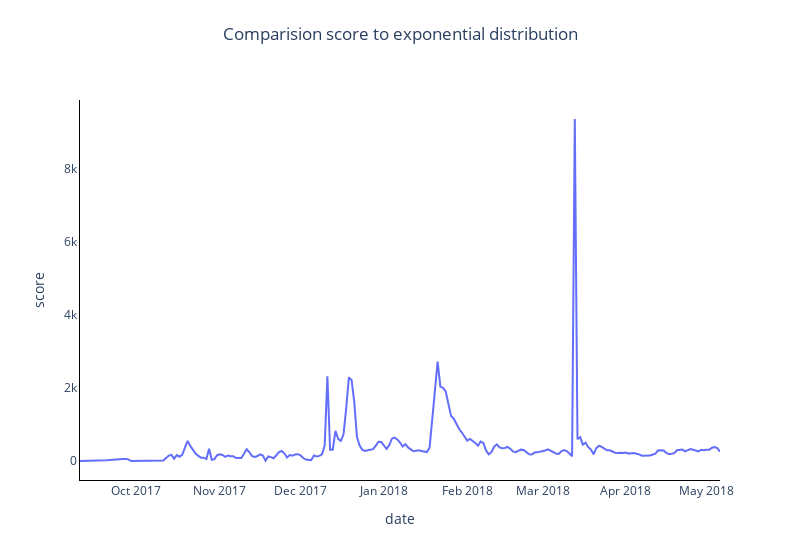

The code cell stored with this chart in its notebook:
### Code cell
fig = go.Figure()

# Add a line trace
fig.add_trace(go.Scatter(x=df_sliding['date'], y=df_sliding['score'], mode='lines', name='Line'))



# Customize the layout
fig.update_layout(
    title=dict(
        text='Comparision score to exponential distribution',  # Set the title here
        x=0.5,  # Center the title horizontally (0.5 means middle)
        y=0.95,  # Adjust the vertical position as needed (0.95 is near the top)
    ),
    xaxis=dict(title='date'),
    yaxis=dict(title='score'),
    paper_bgcolor='white',  # Set the background color to white
    plot_bgcolor='white',   # Set the plot area background color to white
    width=800
    
)

fig.update_xaxes(linecolor='black')
fig.update_yaxes(linecolor='black')
fig.update_traces(showlegend=False)
# Show the plot
fig.show()

### Figure 1 — Plotly figure (JSON) as saved in the notebook; plotly's stock layout.template omitted (floating-point values rounded to 4 significant figures; data arrays with more than 128 entries replaced by an {"elided": "..."} marker saying what was removed)
{"data": [{"mode": "lines", "name": "Line", "showlegend": false, "type": "scatter", "x": {"elided": "239 str values"}, "y": {"elided": "239 float values"}}], "layout": {"paper_bgcolor": "white", "plot_bgcolor": "white", "title": {"text": "Comparision score to exponential distribution", "x": 0.5, "y": 0.95}, "width": 800, "xaxis": {"linecolor": "black", "title": {"text": "date"}}, "yaxis": {"linecolor": "black", "title": {"text": "score"}}}}
